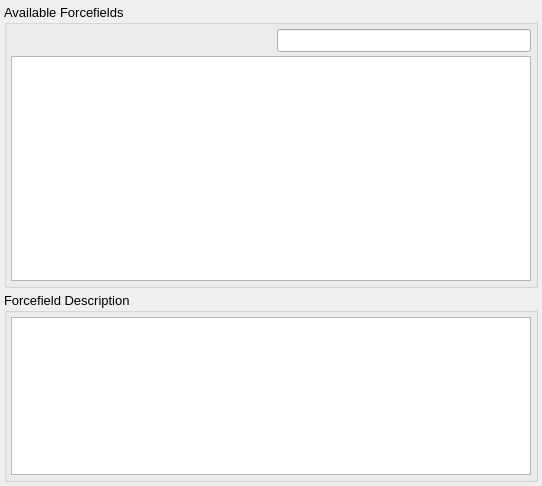
<?xml version="1.0" encoding="UTF-8"?>
<ui version="4.0">
 <class>SelectForcefieldWidget</class>
 <widget class="QWidget" name="SelectForcefieldWidget">
  <property name="windowModality">
   <enum>Qt::ApplicationModal</enum>
  </property>
  <property name="geometry">
   <rect>
    <x>0</x>
    <y>0</y>
    <width>542</width>
    <height>486</height>
   </rect>
  </property>
  <property name="font">
   <font>
    <pointsize>10</pointsize>
   </font>
  </property>
  <property name="windowTitle">
   <string>Select Forcefield</string>
  </property>
  <layout class="QVBoxLayout" name="verticalLayout_3">
   <property name="spacing">
    <number>4</number>
   </property>
   <property name="leftMargin">
    <number>4</number>
   </property>
   <property name="topMargin">
    <number>4</number>
   </property>
   <property name="rightMargin">
    <number>4</number>
   </property>
   <property name="bottomMargin">
    <number>4</number>
   </property>
   <item>
    <widget class="QGroupBox" name="ForcefieldsGroup">
     <property name="sizePolicy">
      <sizepolicy hsizetype="Preferred" vsizetype="Expanding">
       <horstretch>0</horstretch>
       <verstretch>3</verstretch>
      </sizepolicy>
     </property>
     <property name="title">
      <string>Available Forcefields</string>
     </property>
     <layout class="QVBoxLayout" name="verticalLayout">
      <property name="spacing">
       <number>4</number>
      </property>
      <property name="leftMargin">
       <number>4</number>
      </property>
      <property name="topMargin">
       <number>4</number>
      </property>
      <property name="rightMargin">
       <number>4</number>
      </property>
      <property name="bottomMargin">
       <number>4</number>
      </property>
      <item>
       <layout class="QHBoxLayout" name="horizontalLayout">
        <property name="spacing">
         <number>4</number>
        </property>
        <item>
         <spacer name="horizontalSpacer">
          <property name="orientation">
           <enum>Qt::Horizontal</enum>
          </property>
          <property name="sizeHint" stdset="0">
           <size>
            <width>40</width>
            <height>20</height>
           </size>
          </property>
         </spacer>
        </item>
        <item>
         <widget class="QLabel" name="FilterLabel">
          <property name="maximumSize">
           <size>
            <width>20</width>
            <height>20</height>
           </size>
          </property>
          <property name="text">
           <string/>
          </property>
          <property name="pixmap">
           <pixmap resource="main.qrc">:/general/icons/filter.svg</pixmap>
          </property>
          <property name="scaledContents">
           <bool>true</bool>
          </property>
         </widget>
        </item>
        <item>
         <widget class="QLineEdit" name="FilterEdit">
          <property name="toolTip">
           <string>Filter templates by name / description</string>
          </property>
         </widget>
        </item>
       </layout>
      </item>
      <item>
       <widget class="QListWidget" name="ForcefieldsList">
        <property name="sizePolicy">
         <sizepolicy hsizetype="Expanding" vsizetype="Expanding">
          <horstretch>0</horstretch>
          <verstretch>0</verstretch>
         </sizepolicy>
        </property>
        <property name="maximumSize">
         <size>
          <width>16777215</width>
          <height>16777215</height>
         </size>
        </property>
       </widget>
      </item>
     </layout>
    </widget>
   </item>
   <item>
    <widget class="QGroupBox" name="ForcefieldDetailsGroup">
     <property name="sizePolicy">
      <sizepolicy hsizetype="Preferred" vsizetype="Expanding">
       <horstretch>0</horstretch>
       <verstretch>2</verstretch>
      </sizepolicy>
     </property>
     <property name="title">
      <string>Forcefield Description</string>
     </property>
     <layout class="QVBoxLayout" name="verticalLayout_2">
      <property name="spacing">
       <number>4</number>
      </property>
      <property name="leftMargin">
       <number>4</number>
      </property>
      <property name="topMargin">
       <number>4</number>
      </property>
      <property name="rightMargin">
       <number>4</number>
      </property>
      <property name="bottomMargin">
       <number>4</number>
      </property>
      <item>
       <widget class="QTextEdit" name="ForcefieldDetailsTextEdit">
        <property name="undoRedoEnabled">
         <bool>false</bool>
        </property>
        <property name="readOnly">
         <bool>true</bool>
        </property>
        <property name="textInteractionFlags">
         <set>Qt::LinksAccessibleByMouse|Qt::TextSelectableByMouse</set>
        </property>
       </widget>
      </item>
     </layout>
    </widget>
   </item>
  </layout>
 </widget>
 <resources>
  <include location="main.qrc"/>
 </resources>
 <connections/>
</ui>
